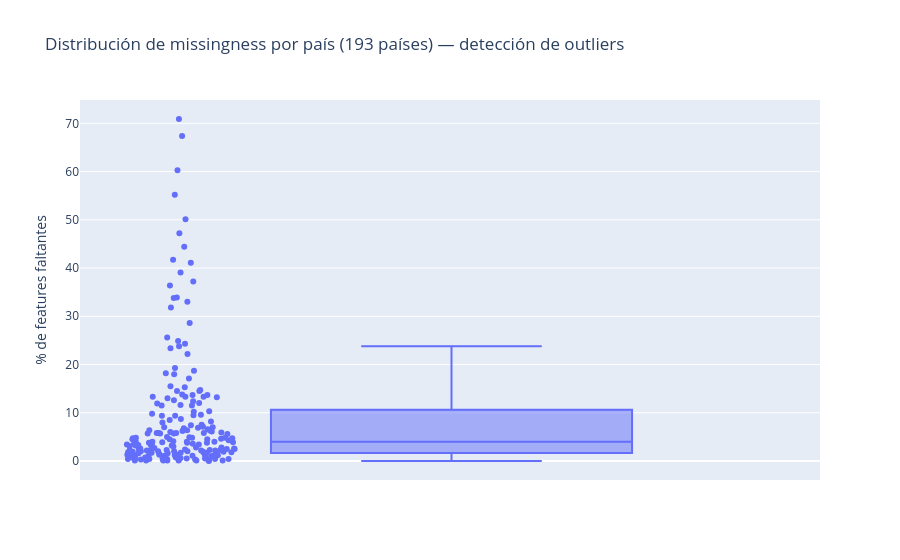

Write notebook code for a chart like this one.
### Code cell
fig_box_pais = px.box(
    y=missingness_pais_completo, points="all",
    title="Distribución de missingness por país (193 países) — detección de outliers",
    labels={"y": "% de features faltantes"}
)
fig_box_pais.show()

### Figure 1 — Plotly figure (JSON) as saved in the notebook; plotly's stock layout.template omitted (floating-point values rounded to 4 significant figures; data arrays with more than 128 entries replaced by an {"elided": "..."} marker saying what was removed)
{"data": [{"alignmentgroup": "True", "boxpoints": "all", "hovertemplate": "% de features faltantes=%{y}<extra></extra>", "legendgroup": "", "marker": {"color": "#636efa"}, "name": "", "notched": false, "offsetgroup": "", "orientation": "v", "showlegend": false, "type": "box", "x0": " ", "xaxis": "x", "y": {"elided": "193 float values"}, "y0": " ", "yaxis": "y"}], "layout": {"boxmode": "group", "legend": {"tracegroupgap": 0}, "title": {"text": "Distribución de missingness por país (193 países) — detección de outliers"}, "xaxis": {"anchor": "y", "domain": [0, 1]}, "yaxis": {"anchor": "x", "domain": [0, 1], "title": {"text": "% de features faltantes"}}}}
